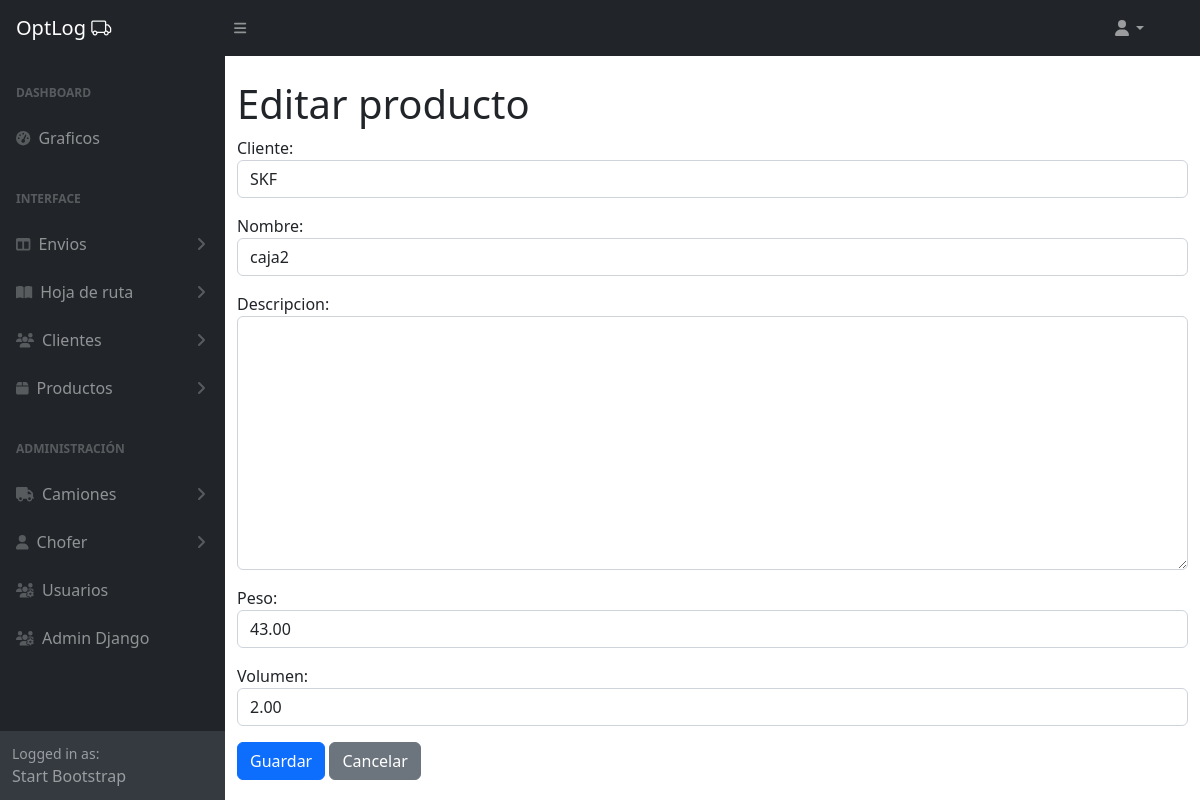
Screenshot of /productos/admin-panel/productos/2/edit/ with the database file from the repository.
### productos/models.py (models this page shows, shortened)
class Producto(models.Model):
    cliente = models.ForeignKey(Cliente, on_delete=models.CASCADE, related_name='productos')  # Relación con el cliente
    nombre = models.CharField(max_length=255)  # Nombre del producto
    descripcion = models.TextField(blank=True, null=True)  # Descripción opcional del producto
    peso = models.DecimalField(max_digits=6, decimal_places=2)  # Peso del producto en unidades apropiadas
    volumen = models.DecimalField(max_digits=6, decimal_places=2)  # Volumen del producto en unidades apropiadas
    fecha_ingreso = models.DateTimeField(auto_now_add=True)  # Fecha en que se ingresó el producto
    class Meta:
        verbose_name = 'Producto'
        verbose_name_plural = 'Productos'

### clientes/models.py (models this page shows)
class Cliente(models.Model):
    nombre = models.CharField(max_length=255)  # Nombre del cliente
    direccion = models.CharField(max_length=255)  # Dirección del cliente
    telefono = models.CharField(max_length=20)  # Teléfono del cliente
    email = models.EmailField(null=True, blank=True)
    def __str__(self):
        return self.nombre
    class Meta:
        verbose_name = 'Cliente'
        verbose_name_plural = 'Clientes'

### productos/views.py (the view)
# urls.py: path('admin-panel/productos/<int:pk>/edit/', ProductoUpdateView.as_view(), name='producto_edit'),
class ProductoUpdateView(UpdateView):
    model = Producto
    form_class = ProductoForm
    template_name = 'productos/producto_form.html'
    success_url = reverse_lazy('productos:productos_list')

### productos/forms.py
class ProductoForm(forms.ModelForm):
    class Meta:
        model = Producto
        fields = '__all__'
        widgets = {
            'cliente' : forms.Select(attrs={'class':'form-control'}),
            'nombre': forms.TextInput(attrs={'class': 'form-control'}),
            'descripcion': forms.Textarea(attrs={'class': 'form-control'}),
            'peso': forms.NumberInput(attrs={'class': 'form-control'}),
            'volumen': forms.NumberInput(attrs={'class': 'form-control'}),
            'fecha_ingreso': forms.DateInput(attrs={'class': 'form-control'}),
        }

### productos/templates/productos/producto_form.html (shortened to what this page needs)
{% extends 'core/base_admin.html' %}
{% block main %}
      <div class="container mt-4">
        <h1>{% if object %}Editar producto{% else %}Crear producto{% endif %}</h1>
        <form method="post">
            {{ form.as_p }}
            <button type="submit" class="btn btn-primary">Guardar</button>
            <a href="{% url 'productos:productos_list' %}" class="btn btn-secondary">Cancelar</a>
          </form>
        </div>
        {% endblock main %}

### rows the page displays
Producto: cliente "SKF", peso "43.00", volumen "2.00"
Cliente: nombre "caja2"
